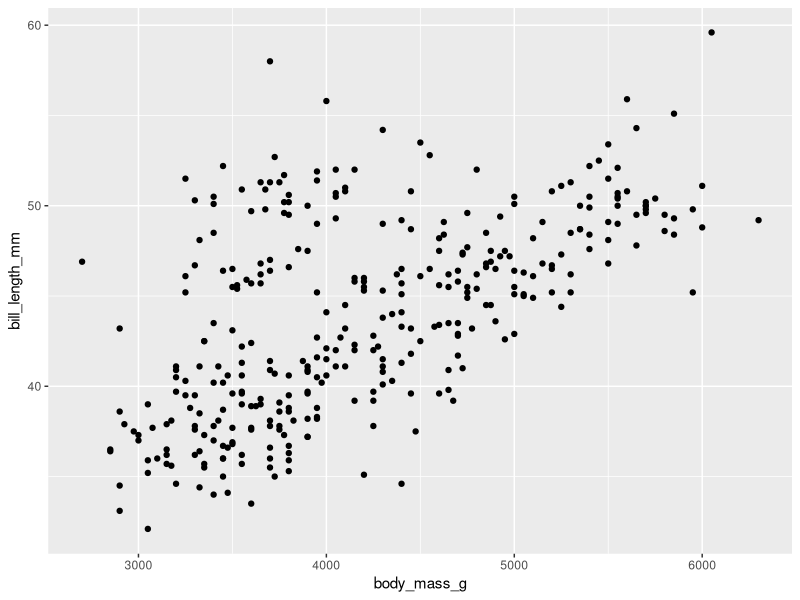
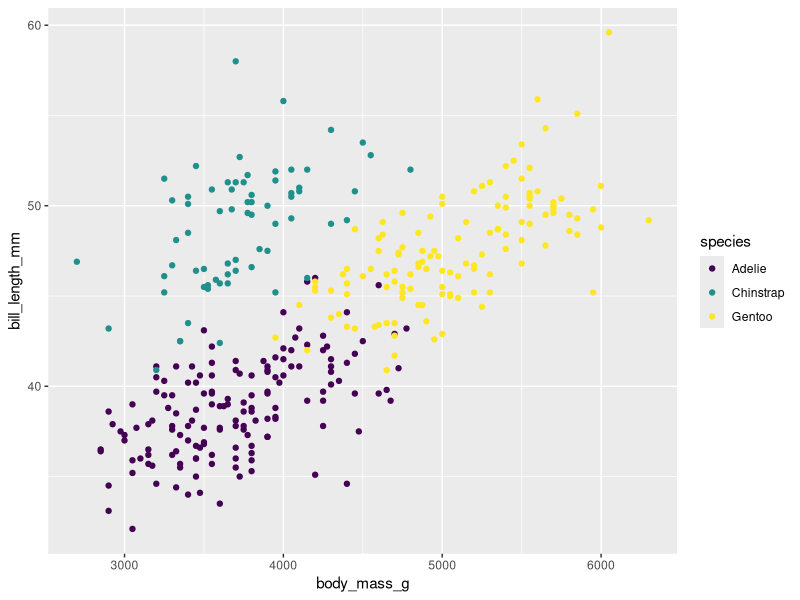
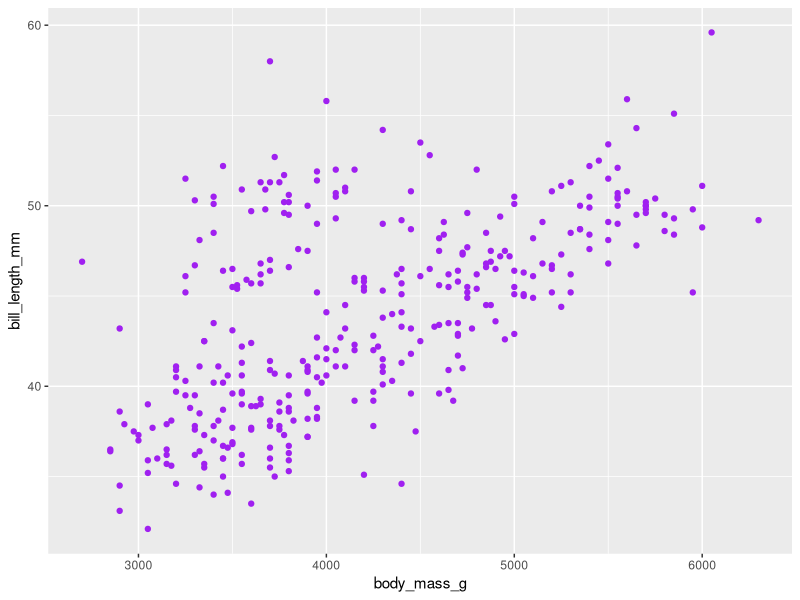
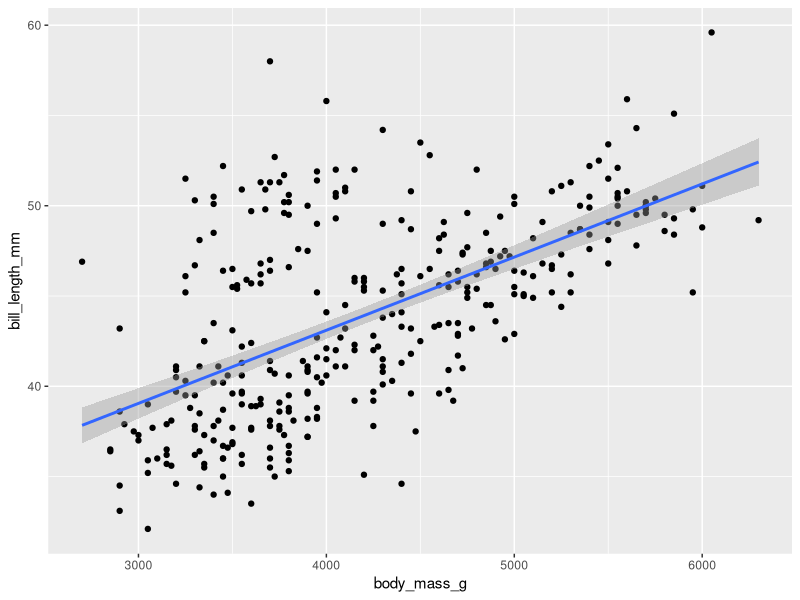
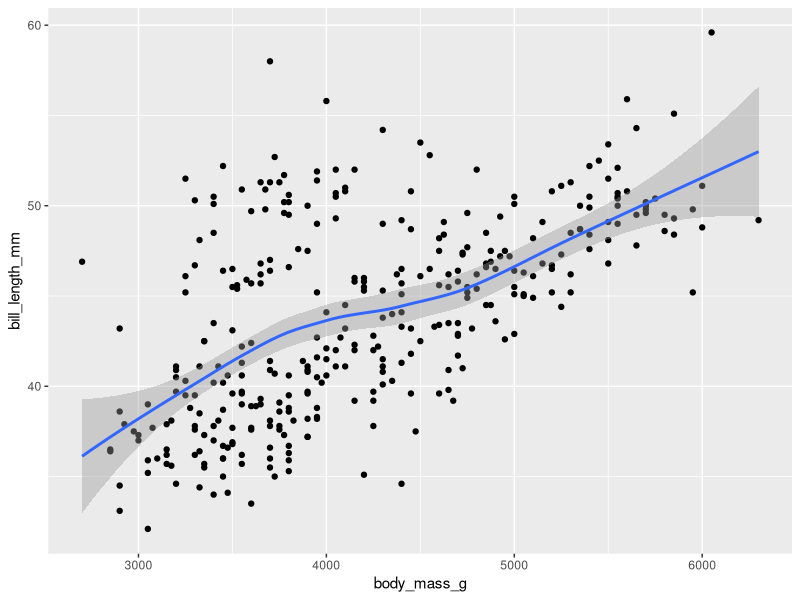
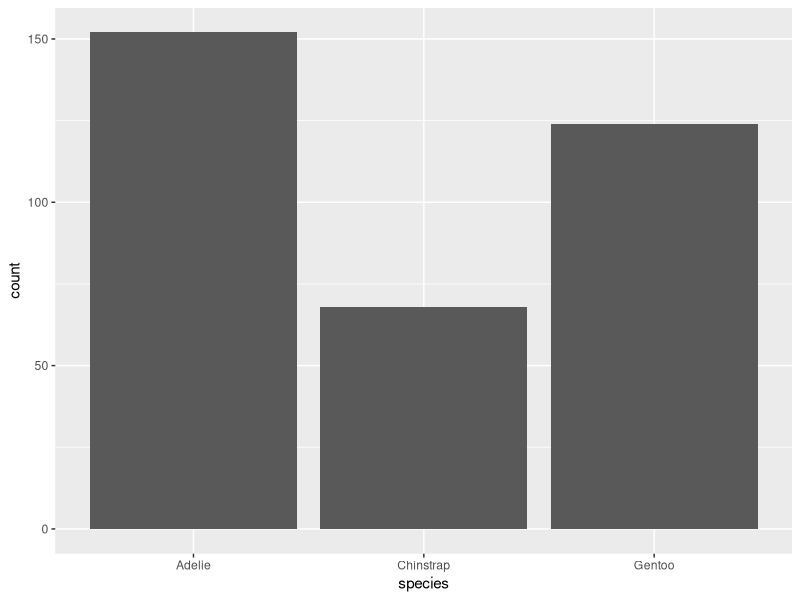
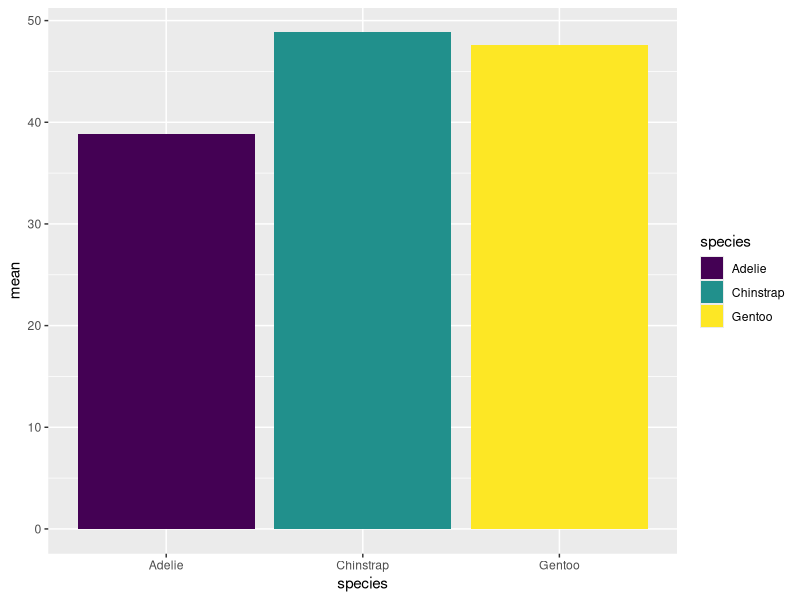
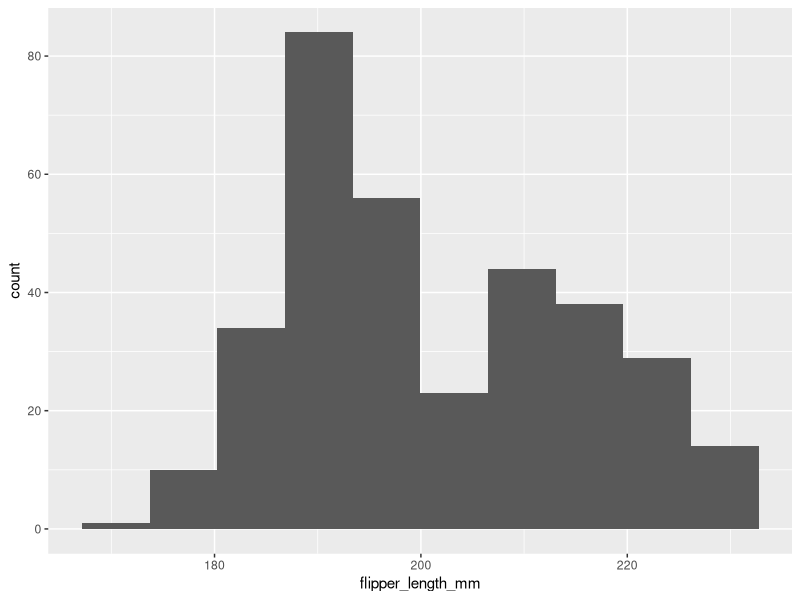

Recreate these plots in R, in order.
## ---- chunk 1
knitr::opts_chunk$set(echo = TRUE)
## ---- chunk 2
#load required packages
library(tidyverse)
library(palmerpenguins)
library(viridis)
## ---- chunk 3
#  Scatterplot illustrating relationship between penguins' body mass and bill length   
ggplot(data = penguins) +
  aes(x = body_mass_g, 
      y = bill_length_mm) +
  geom_point()
## ---- chunk 4
# Scatterplot showing body mass and bill length by species
ggplot(data = penguins) +
  aes(x = body_mass_g,
      y = bill_length_mm,
      color = species) +
  geom_point() +
  scale_color_viridis_d()
## ---- chunk 5
# Scatterplot showing body mass and bill length outlined in purple
ggplot(data = penguins) +
  aes(x = body_mass_g,
      y = bill_length_mm) +
  geom_point(color = "purple")
## ---- chunk 6
#Scatterplot with straight trend line
ggplot(data = penguins) +
  aes(x = body_mass_g,
      y = bill_length_mm) +
  geom_point() +
  geom_smooth(method = "lm")
  
## ---- chunk 7
#Scatterplot with curved trend line
ggplot(data = penguins) +
  aes(x = body_mass_g,
      y = bill_length_mm) +
  geom_point() +
  geom_smooth(method = "loess")
## ---- chunk 8
#Bar chart for penguin species
ggplot(data = penguins) +
  aes(x = species) +
  geom_bar()
## ---- chunk 9
#remove rows with missing values and assign that data set to object
new_penguins <- na.omit(penguins)

#subset data set by summarizing the mean bill length for each species, then creating bar chart plotting summary table
new_penguins |> 
  group_by(species) |> 
  summarize(mean = mean(bill_length_mm)) |> 
  ggplot() +
  aes(x = species,
      y = mean, fill = species) +
  geom_bar(stat = "identity") +
  scale_fill_viridis_d()
## ---- chunk 10
#basic histogram for flipper length
ggplot(new_penguins) +
  aes(x = flipper_length_mm) +
  geom_histogram(bins = 10)
## ---- chunk 11
#histogram for flipper length by species
ggplot(new_penguins) +
  aes(x = flipper_length_mm, 
      fill = species) +
  geom_histogram(alpha = .5, position = "identity", color = "black", bins = 10) +
  scale_fill_viridis_d()
## ---- chunk 12
#flipper length by species in histogram using facet grid
ggplot(new_penguins) +
  aes(x = flipper_length_mm) +
  geom_histogram(color = "black", bins = 10) +
  facet_grid(species ~ .)
## ---- chunk 13
#flipper length by species in histogram using facet wrap
ggplot(new_penguins) +
  aes(x = flipper_length_mm) +
  geom_histogram(color = "black", bins = 10) +
  facet_wrap(~ species)
## ---- chunk 14
#basic density plot for flipper length
ggplot(penguins) +
  aes(x = flipper_length_mm) +
  geom_density()
